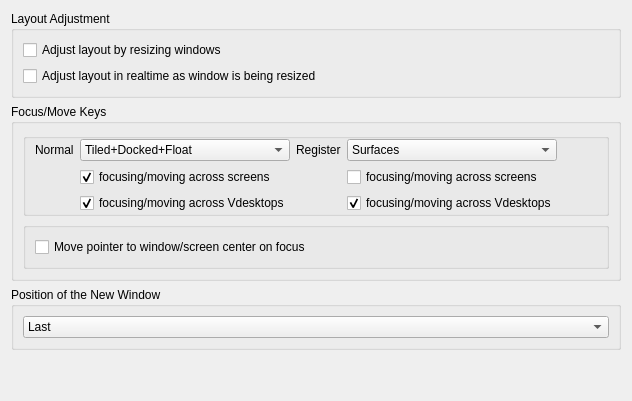
     <widget class="QWidget" name="_4_behaviorTab">
      <attribute name="title">
       <string>Behavior</string>
      </attribute>
      <layout class="QVBoxLayout" name="verticalLayout_6">
       <item>
        <widget class="QGroupBox" name="GB_1_layoutAdjustment">
         <property name="title">
          <string>Layout Adjustment</string>
         </property>
         <layout class="QVBoxLayout" name="verticalLayout_7">
          <item>
           <widget class="QCheckBox" name="kcfg_adjustLayout">
            <property name="toolTip">
             <string>Resizing window will cause layout to be adjusted. The actual behaviour might differ based on layout in use.</string>
            </property>
            <property name="text">
             <string>Adjust layout by resizing windows</string>
            </property>
           </widget>
          </item>
          <item>
           <widget class="QCheckBox" name="kcfg_adjustLayoutLive">
            <property name="toolTip">
             <string>If enabled, resizing window will immediately adjust layout. If disabled, layout will be adjusted *after* window resizing is over.</string>
            </property>
            <property name="text">
             <string>Adjust layout in realtime as window is being resized</string>
            </property>
           </widget>
          </item>
         </layout>
        </widget>
       </item>
       <item>
        <widget class="QGroupBox" name="groupBox">
         <property name="title">
          <string>Focus/Move Keys</string>
         </property>
         <layout class="QVBoxLayout" name="verticalLayout_15">
          <item>
           <widget class="QGroupBox" name="groupBox_2">
            <property name="title">
             <string/>
            </property>
            <property name="flat">
             <bool>true</bool>
            </property>
            <layout class="QGridLayout" name="gridLayout_34">
             <property name="topMargin">
              <number>0</number>
             </property>
             <property name="bottomMargin">
              <number>0</number>
             </property>
             <item row="2" column="1">
              <widget class="QCheckBox" name="kcfg_focusMoveVDesktopsNormal">
               <property name="sizePolicy">
                <sizepolicy hsizetype="Fixed" vsizetype="Fixed">
                 <horstretch>0</horstretch>
                 <verstretch>0</verstretch>
                </sizepolicy>
               </property>
               <property name="text">
                <string>focusing/moving across Vdesktops</string>
               </property>
               <property name="checked">
                <bool>true</bool>
               </property>
              </widget>
             </item>
             <item row="0" column="2">
              <widget class="QLabel" name="label_63">
               <property name="text">
                <string>Register</string>
               </property>
               <property name="margin">
                <number>0</number>
               </property>
              </widget>
             </item>
             <item row="1" column="4">
              <widget class="QCheckBox" name="kcfg_focusMoveScreensMeta">
               <property name="text">
                <string>focusing/moving across screens</string>
               </property>
               <property name="checked">
                <bool>false</bool>
               </property>
              </widget>
             </item>
             <item row="2" column="4">
              <widget class="QCheckBox" name="kcfg_focusMoveVDesktopsMeta">
               <property name="text">
                <string>focusing/moving across Vdesktops</string>
               </property>
               <property name="checked">
                <bool>true</bool>
               </property>
              </widget>
             </item>
             <item row="0" column="0">
              <widget class="QLabel" name="label_62">
               <property name="text">
                <string>Normal</string>
               </property>
              </widget>
             </item>
             <item row="0" column="1">
              <widget class="QComboBox" name="kcfg_focusNormal">
               <property name="toolTip">
                <string>&lt;html&gt;&lt;head/&gt;&lt;body&gt;&lt;p&gt;What types of window can be focused/moved using Krohnkite's focus/move keys. &lt;/p&gt;&lt;p&gt;&lt;span style=&quot; font-weight:700;&quot;&gt;Special : focus up - &lt;/span&gt;walk on screens. &lt;span style=&quot; font-weight:700;&quot;&gt;focus down - &lt;/span&gt;walk on all the windows, even those that are not managed and registered by Krohnkite. &lt;span style=&quot; font-weight:700;&quot;&gt;focus left/right - &lt;/span&gt;walk on Virtual Desktops.&lt;/p&gt;&lt;/body&gt;&lt;/html&gt;</string>
               </property>
               <item>
                <property name="text">
                 <string>Tiled+Docked+Float</string>
                </property>
               </item>
               <item>
                <property name="text">
                 <string>Surfaces</string>
                </property>
               </item>
               <item>
                <property name="text">
                 <string>Tiled</string>
                </property>
               </item>
               <item>
                <property name="text">
                 <string>Float</string>
                </property>
               </item>
               <item>
                <property name="text">
                 <string>Docked</string>
                </property>
               </item>
               <item>
                <property name="text">
                 <string>Tiled+Float</string>
                </property>
               </item>
               <item>
                <property name="text">
                 <string>Tiled+Docked</string>
                </property>
               </item>
               <item>
                <property name="text">
                 <string>Float+Docked</string>
                </property>
               </item>
               <item>
                <property name="text">
                 <string>Special</string>
                </property>
               </item>
              </widget>
             </item>
             <item row="0" column="4">
              <widget class="QComboBox" name="kcfg_focusMeta">
               <property name="toolTip">
                <string>&lt;html&gt;&lt;head/&gt;&lt;body&gt;&lt;p&gt;What types of window can be focused/moved using Krohnkite's focus/move keys in meta Mode. &lt;/p&gt;&lt;p&gt;Meta shortcuts: &lt;span style=&quot; font-weight:700;&quot;&gt;MetaFocusLeft&lt;/span&gt;, &lt;span style=&quot; font-weight:700;&quot;&gt;MetaFocusRight&lt;/span&gt;, &lt;span style=&quot; font-weight:700;&quot;&gt;MetaFocusUp&lt;/span&gt;, &lt;span style=&quot; font-weight:700;&quot;&gt;MetaFocusDown&lt;/span&gt;&lt;/p&gt;&lt;p&gt;These Meta Shortcuts have configured on the same Focus keys. Can be overridden in Krohnkite Meta Mode configuration settings (see wiki).&lt;/p&gt;&lt;p&gt;&lt;span style=&quot; font-weight:700;&quot;&gt;Special : focus up - &lt;/span&gt;walk on screens. &lt;span style=&quot; font-weight:700;&quot;&gt;focus down - &lt;/span&gt;walk on all the windows, even those that are not managed and registered by Krohnkite. &lt;span style=&quot; font-weight:700;&quot;&gt;focus left/right - &lt;/span&gt;walk on Virtual Desktops.&lt;/p&gt;&lt;/body&gt;&lt;/html&gt;</string>
               </property>
               <property name="currentIndex">
                <number>1</number>
               </property>
               <item>
                <property name="text">
                 <string>Tiled+Docked+Float</string>
                </property>
               </item>
               <item>
                <property name="text">
                 <string>Surfaces</string>
                </property>
               </item>
               <item>
                <property name="text">
                 <string>Tiled</string>
                </property>
               </item>
               <item>
                <property name="text">
                 <string>Float</string>
                </property>
               </item>
               <item>
                <property name="text">
                 <string>Docked</string>
                </property>
               </item>
               <item>
                <property name="text">
                 <string>Tiled+Float</string>
                </property>
               </item>
               <item>
                <property name="text">
                 <string>Tiled+Docked</string>
                </property>
               </item>
               <item>
                <property name="text">
                 <string>Float+Docked</string>
                </property>
               </item>
               <item>
                <property name="text">
                 <string>Special</string>
                </property>
               </item>
              </widget>
             </item>
             <item row="0" column="5">
              <spacer name="horizontalSpacer_24">
               <property name="orientation">
                <enum>Qt::Orientation::Horizontal</enum>
               </property>
               <property name="sizeHint" stdset="0">
                <size>
                 <width>40</width>
                 <height>20</height>
                </size>
               </property>
              </spacer>
             </item>
             <item row="1" column="1">
              <widget class="QCheckBox" name="kcfg_focusMoveScreensNormal">
               <property name="sizePolicy">
                <sizepolicy hsizetype="Fixed" vsizetype="Fixed">
                 <horstretch>0</horstretch>
                 <verstretch>0</verstretch>
                </sizepolicy>
               </property>
               <property name="text">
                <string>focusing/moving across screens</string>
               </property>
               <property name="checked">
                <bool>true</bool>
               </property>
              </widget>
             </item>
            </layout>
           </widget>
          </item>
          <item>
           <widget class="QGroupBox" name="groupBox_3">
            <property name="title">
             <string/>
            </property>
            <property name="flat">
             <bool>true</bool>
            </property>
            <layout class="QGridLayout" name="gridLayout_4">
             <item row="1" column="0">
              <widget class="QCheckBox" name="kcfg_movePointerOnFocus">
               <property name="toolTip">
                <string>Move mouse cursor to the center of a window/screen when it becomes focused</string>
               </property>
               <property name="text">
                <string>Move pointer to window/screen center on focus</string>
               </property>
              </widget>
             </item>
            </layout>
           </widget>
          </item>
         </layout>
        </widget>
       </item>
       <item>
        <widget class="QGroupBox" name="GB_4_newWindowPositions">
         <property name="title">
          <string>Position of the New Window</string>
         </property>
         <layout class="QVBoxLayout" name="verticalLayout_9">
          <item alignment="Qt::AlignmentFlag::AlignVCenter">
           <widget class="QComboBox" name="kcfg_newWindowPosition">
            <property name="minimumSize">
             <size>
              <width>400</width>
              <height>0</height>
             </size>
            </property>
            <item>
             <property name="text">
              <string>Last</string>
             </property>
            </item>
            <item>
             <property name="text">
              <string>First</string>
             </property>
            </item>
            <item>
             <property name="text">
              <string>Second</string>
             </property>
            </item>
           </widget>
          </item>
         </layout>
        </widget>
       </item>
       <item>
        <spacer name="verticalSpacer_3">
         <property name="orientation">
          <enum>Qt::Orientation::Vertical</enum>
         </property>
         <property name="sizeHint" stdset="0">
          <size>
           <width>20</width>
           <height>40</height>
          </size>
         </property>
        </spacer>
       </item>
      </layout>
     </widget>
